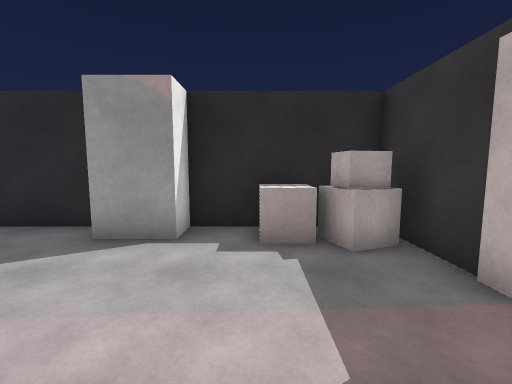
view 1 (above)

24 first-person views from a walk through a scene from a Unity 3-D project. The camera is 1.4 m above the floor, tilts 6° down and sees 90° across. The floor is counted in squares, 1 m on a side. Each view is taken from the middle of a square. On the plan, view 1 faces up. The plan holds only what a view shows up to about 13 squares ahead; the rest is blank. The place goes on beyond the plan. Door leaves are left out, so doorways stand open. Surface patterns are stand-ins for the level's own textures.

view 2
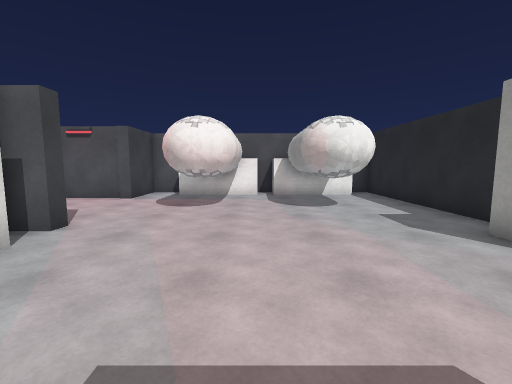

view 3
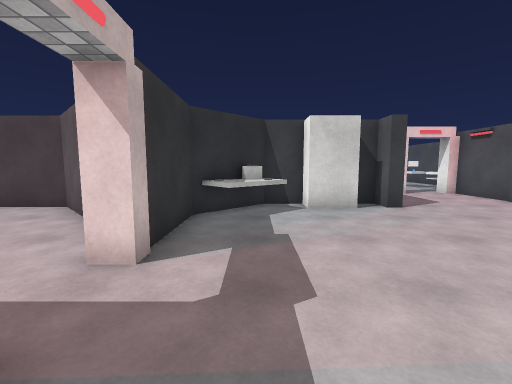

view 4
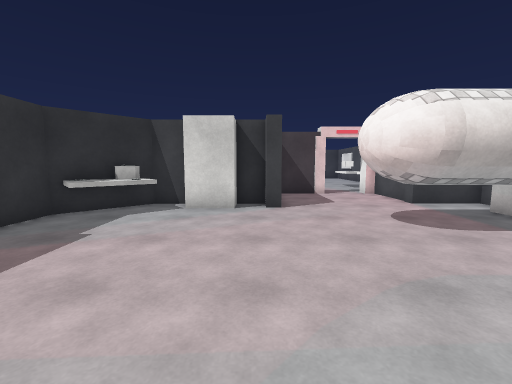

view 5
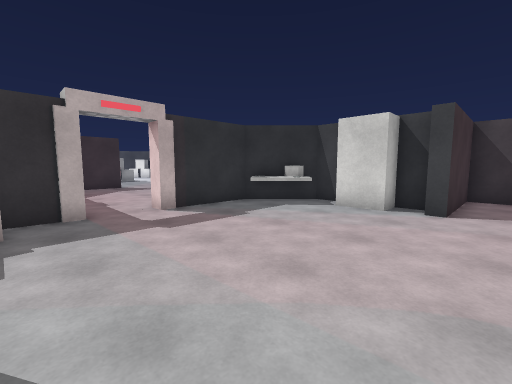

view 6
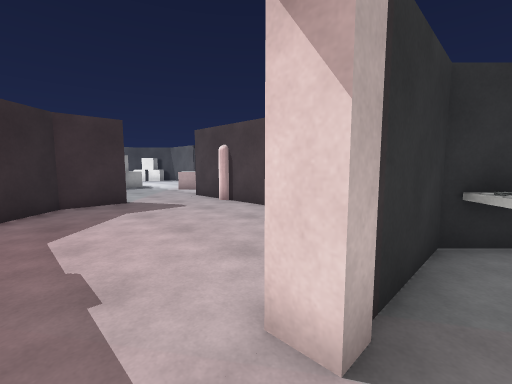

view 7
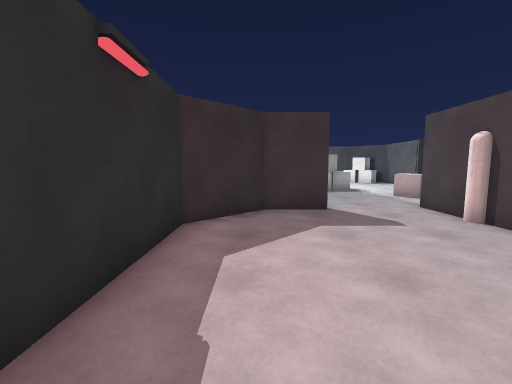

view 8
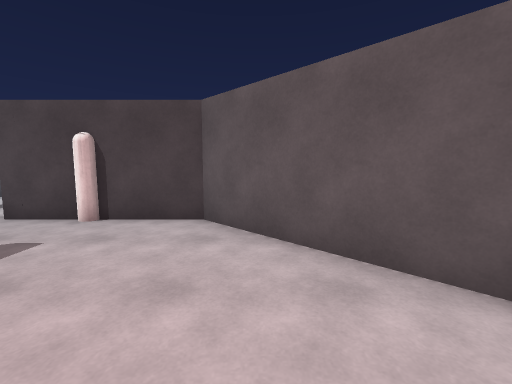

view 9
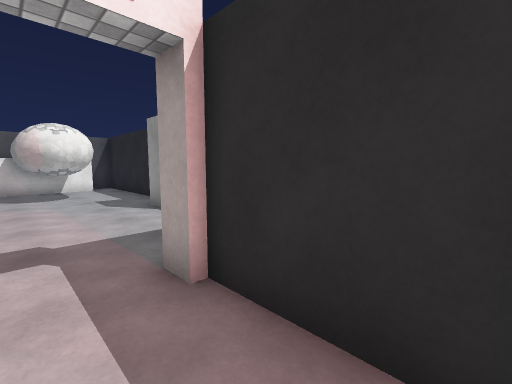

view 10
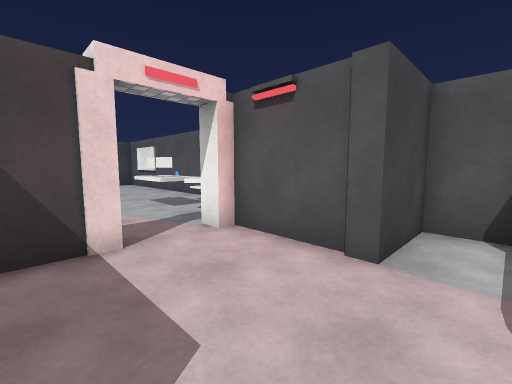

view 11
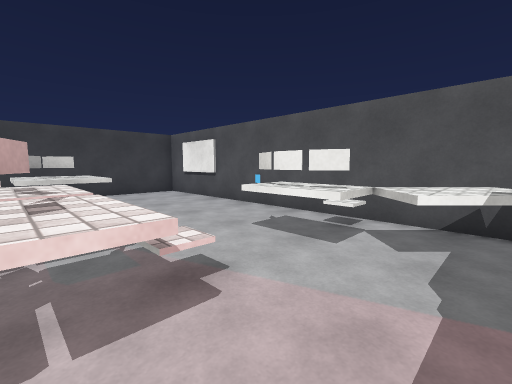

view 12
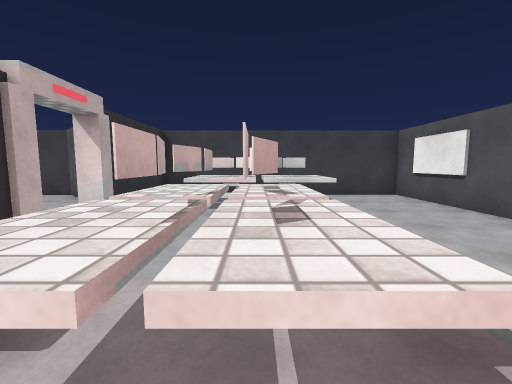

view 13
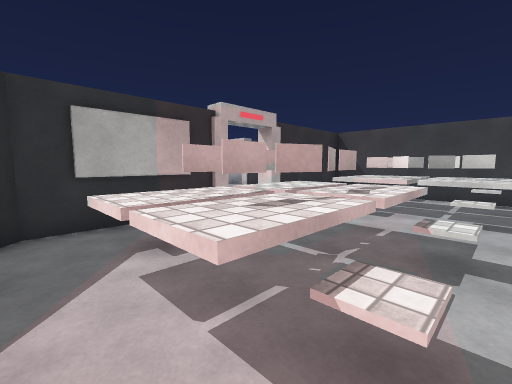

view 14
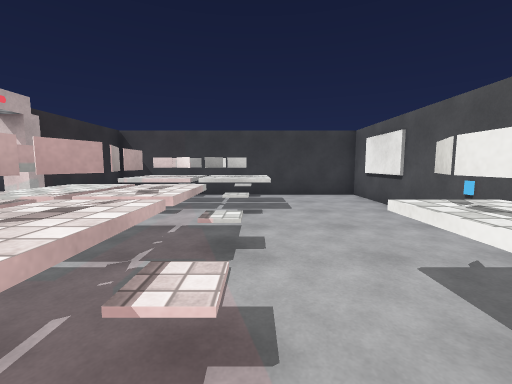

view 15
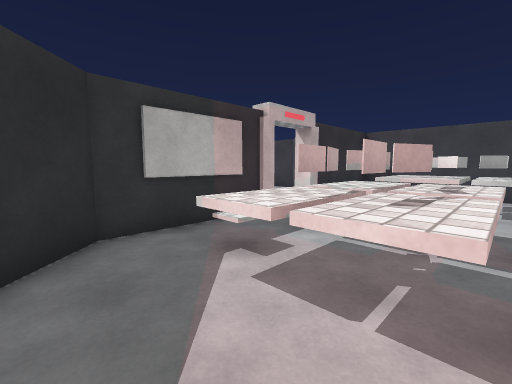

view 16
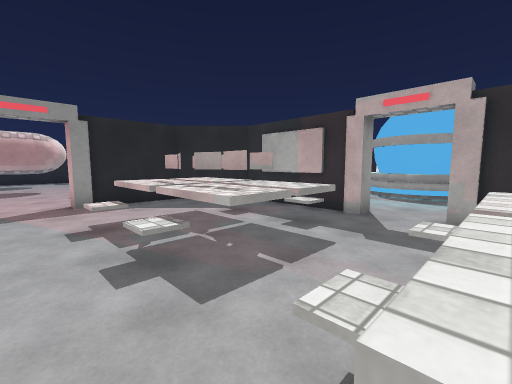

view 17
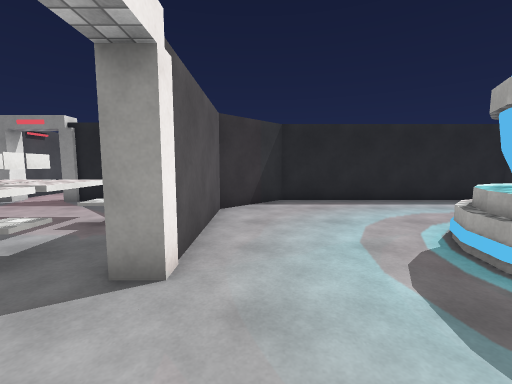

view 18
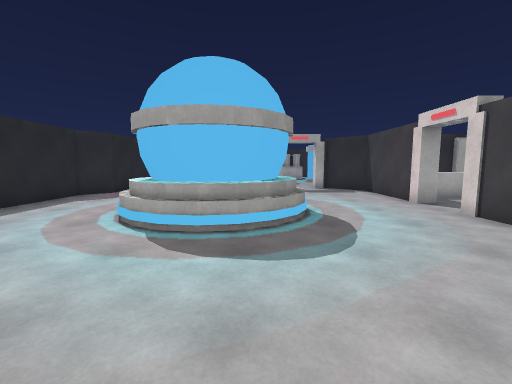

view 19
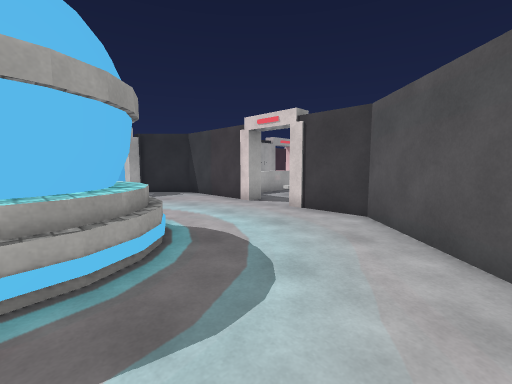

view 20
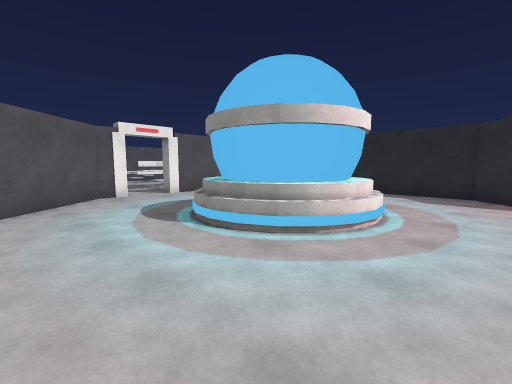

view 21
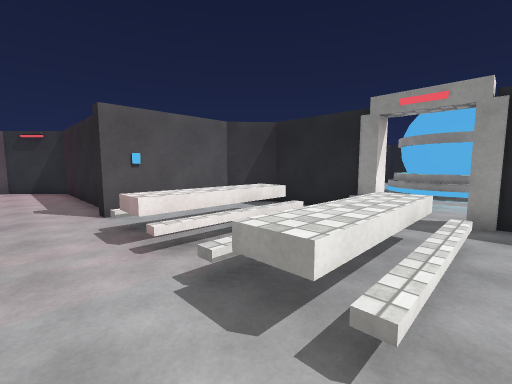

view 22
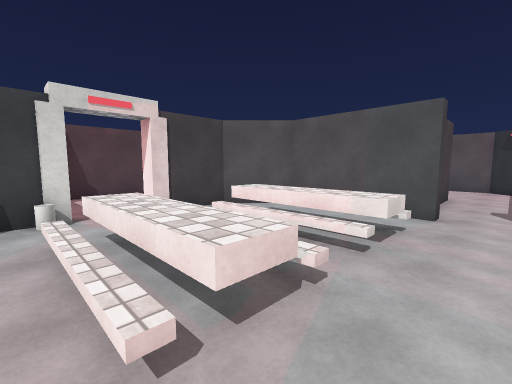

view 23
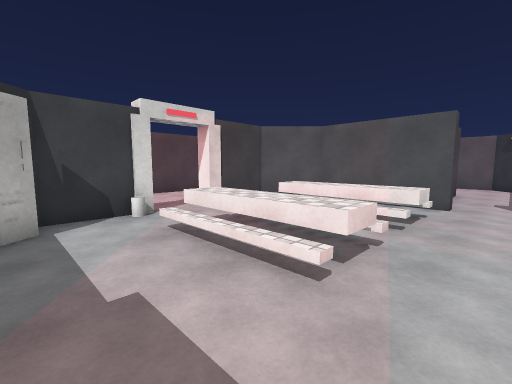

view 24
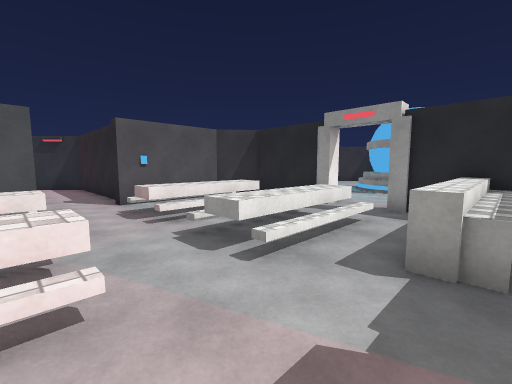

### Floor plan
Key: @ floor where view 1 was taken; # wall or solid block; x gap in a wall; . floor; / step, stairs or slope; D open door; = window, fence, low wall or low ledge; ^ raised ledge; O other object.
Columns run from 12 left of view 1 to 12 right of it. Each row starts with its distance up from view 1.
  6  ###############
  5   .......OO.OOO#
  4   #   ........O#
  3   #   #........#########
  2   #####........D.......##
  1  ##............D........#
  0   #.........@..#........#
 -1   #####........##.......#
 -2   #####........###.......
 -3  ######......^O####......
 -4  #........OO^O##  ##..O..
 -5  #......##OO###    ######
 -6  ###....#
 -7    #....#
 -8    #....#     ##########
 -9    #DD#####  ##........##
-10 #^^.......####..........#
-11 ##^^.......##............
-12 #=^x..^^OO..#............
-13 #^^#.^^^OO.##.....== ....
-14 #.^^..^^OO.##....#O  O...
-15 #.....^^^^..#....#   O...
-16 #.....^^^^..D....#O OO=..
-17 #...........D....#OOO#...
-18 #.....^.^...D.....###....
-19 #....^^^^^  #............
-20 #....^^^#^  ##...........
-21 #....^^^^^  ###..........
-22 #....^^.^   ####.........
-23 ############  #####DD####
-24              ##.  ....^^
-25              #..  ....^^
-26              #./^/.^^.^^
-27              #./^/.^^.^^
-28              O./^/.^^.^^
-29     #####DD##D./^/.^^...
-30     #....DD..D..........
-31     #....DD..D.........
-32      ...###  #./^/.^^...
-33              #./^/.^^...
-34              #./^/.^^...
-35              #./^/.^^...
-36              ##.  .....O
-37               ##  .....#
-38                ###DD####
-39                   ...
-40                   ..
-41                  ...
-42                  ...
-43                 ####

Positions as (right, up) in squares from view 1, and headings:
1: (0, 0), facing up
2: (2, 0), facing left
3: (1, 4), facing down
4: (-3, 4), facing down
5: (-5, 4), facing down-right
6: (2, 2), facing down-right
7: (4, 1), facing right
8: (6, 2), facing down
9: (6, 1), facing up-left
10: (-5, -4), facing down-left
11: (-5, -10), facing down-left
12: (-5, -11), facing down
13: (-7, -11), facing down-right
14: (-7, -11), facing down
15: (-6, -10), facing down-right
16: (-8, -19), facing up-right
17: (1, -19), facing up
18: (-1, -17), facing right
19: (1, -16), facing down-right
20: (12, -22), facing up-left
21: (9, -31), facing up-left
22: (9, -30), facing down-left
23: (11, -30), facing down-left
24: (11, -32), facing up-left
